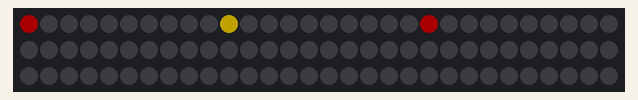
Recording of a sketch running on a simulated Arduino Uno, built with avr-gcc and run on an emulated ATmega328P. Parts: 90 RGB LEDs in strip order, left to right, continuing on the next row. Dim RGB values are drawn brighter than linear.

Above: at 0.01 s.
At 4.89 s:
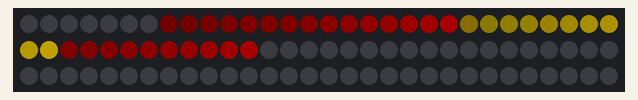
At 9.91 s:
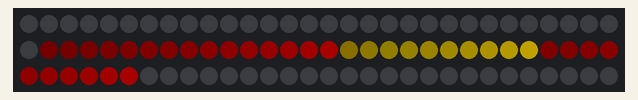
At 19.95 s:
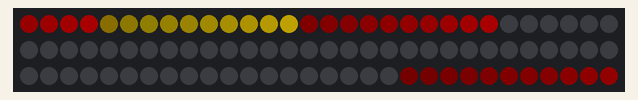
At 29.46 s:
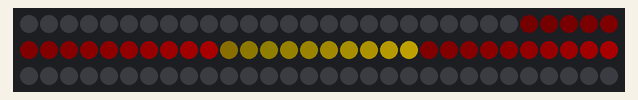
At 39.5 s:
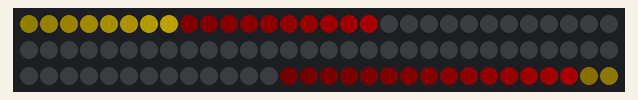

The sketch:

chasing_red.ino
```cpp
#include <FastLED.h>

#define NUM_LED 90
#define LED_PIN 6

CRGB leds[NUM_LED];

CRGB red  = CRGB(0x8B0000);
CRGB gold = CRGB(0xFFD700);

int pos1 = 0;
int pos2 = 10;
int pos3 = 20;

void setup() {
  FastLED.addLeds<WS2812B, LED_PIN, GRB>(leds, NUM_LED);
  FastLED.setBrightness(80);
  FastLED.clear();
}

void loop() {
  fadeToBlackBy(leds, NUM_LED, 50);

  leds[pos1] = red;
  leds[pos2] = gold;
  leds[pos3] = red;

  FastLED.show();
  delay(40);

  pos1++;
  pos2++;
  pos3++;

  if (pos1 >= NUM_LED) pos1 = 0;
  if (pos2 >= NUM_LED) pos2 = 0;
  if (pos3 >= NUM_LED) pos3 = 0;
}
```
